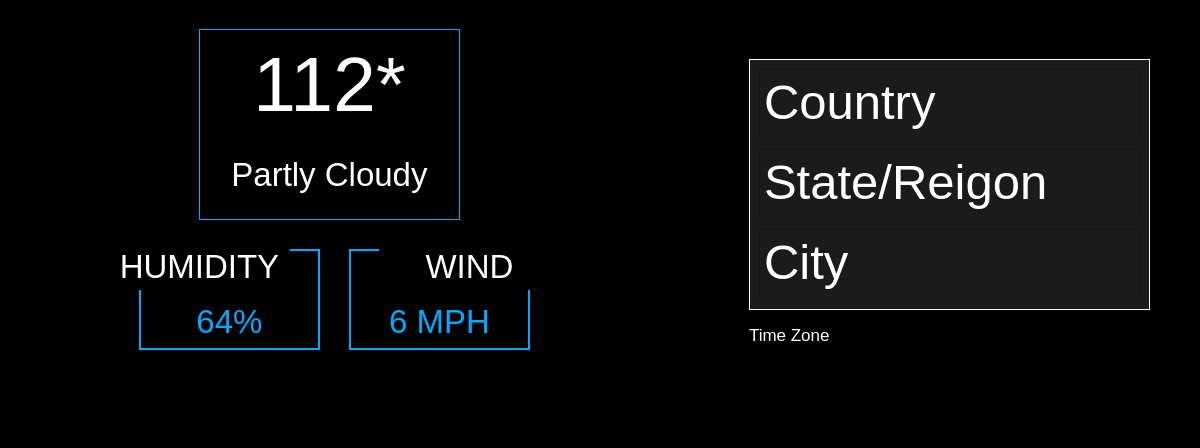
<?xml version="1.0" encoding="UTF-8"?>
<ui version="4.0">
 <class>MainWindow</class>
 <widget class="QMainWindow" name="MainWindow">
  <property name="geometry">
   <rect>
    <x>0</x>
    <y>0</y>
    <width>1200</width>
    <height>448</height>
   </rect>
  </property>
  <property name="windowTitle">
   <string>MainWindow</string>
  </property>
  <widget class="QWidget" name="centralwidget">
   <widget class="QFrame" name="mainFrame">
    <property name="geometry">
     <rect>
      <x>-1</x>
      <y>-1</y>
      <width>1201</width>
      <height>901</height>
     </rect>
    </property>
    <property name="styleSheet">
     <string notr="true">background-color: rgb(0, 0, 0);</string>
    </property>
    <property name="frameShape">
     <enum>QFrame::StyledPanel</enum>
    </property>
    <property name="frameShadow">
     <enum>QFrame::Raised</enum>
    </property>
    <widget class="QFrame" name="frame">
     <property name="geometry">
      <rect>
       <x>200</x>
       <y>30</y>
       <width>261</width>
       <height>191</height>
      </rect>
     </property>
     <property name="styleSheet">
      <string notr="true">color: rgb(0, 170, 255);</string>
     </property>
     <property name="frameShape">
      <enum>QFrame::Box</enum>
     </property>
     <property name="frameShadow">
      <enum>QFrame::Plain</enum>
     </property>
    </widget>
    <widget class="QLabel" name="humidity">
     <property name="geometry">
      <rect>
       <x>140</x>
       <y>250</y>
       <width>181</width>
       <height>101</height>
      </rect>
     </property>
     <property name="font">
      <font>
       <pointsize>25</pointsize>
      </font>
     </property>
     <property name="layoutDirection">
      <enum>Qt::LeftToRight</enum>
     </property>
     <property name="autoFillBackground">
      <bool>false</bool>
     </property>
     <property name="styleSheet">
      <string notr="true">color: rgb(0, 170, 255);</string>
     </property>
     <property name="frameShape">
      <enum>QFrame::Box</enum>
     </property>
     <property name="frameShadow">
      <enum>QFrame::Plain</enum>
     </property>
     <property name="lineWidth">
      <number>2</number>
     </property>
     <property name="text">
      <string>64%</string>
     </property>
     <property name="alignment">
      <set>Qt::AlignBottom|Qt::AlignHCenter</set>
     </property>
    </widget>
    <widget class="QLabel" name="humidity_label">
     <property name="geometry">
      <rect>
       <x>110</x>
       <y>240</y>
       <width>181</width>
       <height>51</height>
      </rect>
     </property>
     <property name="font">
      <font>
       <pointsize>25</pointsize>
      </font>
     </property>
     <property name="layoutDirection">
      <enum>Qt::LeftToRight</enum>
     </property>
     <property name="autoFillBackground">
      <bool>false</bool>
     </property>
     <property name="styleSheet">
      <string notr="true">color: rgb(255, 255, 255);</string>
     </property>
     <property name="frameShape">
      <enum>QFrame::StyledPanel</enum>
     </property>
     <property name="frameShadow">
      <enum>QFrame::Plain</enum>
     </property>
     <property name="lineWidth">
      <number>2</number>
     </property>
     <property name="text">
      <string>HUMIDITY</string>
     </property>
     <property name="alignment">
      <set>Qt::AlignHCenter|Qt::AlignTop</set>
     </property>
    </widget>
    <widget class="QLabel" name="wind_label">
     <property name="geometry">
      <rect>
       <x>380</x>
       <y>240</y>
       <width>181</width>
       <height>51</height>
      </rect>
     </property>
     <property name="font">
      <font>
       <pointsize>25</pointsize>
      </font>
     </property>
     <property name="layoutDirection">
      <enum>Qt::LeftToRight</enum>
     </property>
     <property name="autoFillBackground">
      <bool>false</bool>
     </property>
     <property name="styleSheet">
      <string notr="true">color: rgb(255, 255, 255);</string>
     </property>
     <property name="frameShape">
      <enum>QFrame::StyledPanel</enum>
     </property>
     <property name="frameShadow">
      <enum>QFrame::Plain</enum>
     </property>
     <property name="lineWidth">
      <number>2</number>
     </property>
     <property name="text">
      <string>WIND</string>
     </property>
     <property name="alignment">
      <set>Qt::AlignHCenter|Qt::AlignTop</set>
     </property>
    </widget>
    <widget class="QLabel" name="wind">
     <property name="geometry">
      <rect>
       <x>350</x>
       <y>250</y>
       <width>181</width>
       <height>101</height>
      </rect>
     </property>
     <property name="font">
      <font>
       <pointsize>25</pointsize>
      </font>
     </property>
     <property name="layoutDirection">
      <enum>Qt::LeftToRight</enum>
     </property>
     <property name="autoFillBackground">
      <bool>false</bool>
     </property>
     <property name="styleSheet">
      <string notr="true">color: rgb(0, 170, 255);
</string>
     </property>
     <property name="frameShape">
      <enum>QFrame::Box</enum>
     </property>
     <property name="frameShadow">
      <enum>QFrame::Plain</enum>
     </property>
     <property name="lineWidth">
      <number>2</number>
     </property>
     <property name="text">
      <string>6 MPH</string>
     </property>
     <property name="alignment">
      <set>Qt::AlignBottom|Qt::AlignHCenter</set>
     </property>
    </widget>
    <widget class="QLabel" name="temp">
     <property name="geometry">
      <rect>
       <x>240</x>
       <y>50</y>
       <width>181</width>
       <height>71</height>
      </rect>
     </property>
     <property name="font">
      <font>
       <pointsize>58</pointsize>
      </font>
     </property>
     <property name="styleSheet">
      <string notr="true">color: rgb(255, 255, 255);</string>
     </property>
     <property name="frameShape">
      <enum>QFrame::StyledPanel</enum>
     </property>
     <property name="text">
      <string>112*</string>
     </property>
     <property name="alignment">
      <set>Qt::AlignCenter</set>
     </property>
    </widget>
    <widget class="QLabel" name="condition">
     <property name="geometry">
      <rect>
       <x>210</x>
       <y>140</y>
       <width>241</width>
       <height>71</height>
      </rect>
     </property>
     <property name="font">
      <font>
       <pointsize>25</pointsize>
      </font>
     </property>
     <property name="layoutDirection">
      <enum>Qt::LeftToRight</enum>
     </property>
     <property name="autoFillBackground">
      <bool>false</bool>
     </property>
     <property name="styleSheet">
      <string notr="true">color: rgb(255, 255, 255);</string>
     </property>
     <property name="frameShape">
      <enum>QFrame::StyledPanel</enum>
     </property>
     <property name="frameShadow">
      <enum>QFrame::Plain</enum>
     </property>
     <property name="lineWidth">
      <number>2</number>
     </property>
     <property name="text">
      <string>Partly Cloudy</string>
     </property>
     <property name="alignment">
      <set>Qt::AlignCenter</set>
     </property>
    </widget>
    <widget class="QFrame" name="frame_3">
     <property name="geometry">
      <rect>
       <x>750</x>
       <y>60</y>
       <width>401</width>
       <height>251</height>
      </rect>
     </property>
     <property name="styleSheet">
      <string notr="true">background-color: rgb(27, 27, 27);
color: rgb(255, 255, 255);</string>
     </property>
     <property name="frameShape">
      <enum>QFrame::Box</enum>
     </property>
     <property name="frameShadow">
      <enum>QFrame::Plain</enum>
     </property>
     <property name="lineWidth">
      <number>1</number>
     </property>
     <widget class="QPlainTextEdit" name="country_edit">
      <property name="geometry">
       <rect>
        <x>10</x>
        <y>10</y>
        <width>381</width>
        <height>71</height>
       </rect>
      </property>
      <property name="font">
       <font>
        <pointsize>37</pointsize>
       </font>
      </property>
      <property name="styleSheet">
       <string notr="true">color: rgb(255, 255, 255);</string>
      </property>
      <property name="verticalScrollBarPolicy">
       <enum>Qt::ScrollBarAlwaysOff</enum>
      </property>
      <property name="horizontalScrollBarPolicy">
       <enum>Qt::ScrollBarAsNeeded</enum>
      </property>
      <property name="plainText">
       <string>Country</string>
      </property>
      <property name="backgroundVisible">
       <bool>false</bool>
      </property>
      <property name="placeholderText">
       <string>Country</string>
      </property>
     </widget>
     <widget class="QPlainTextEdit" name="state_edit">
      <property name="geometry">
       <rect>
        <x>10</x>
        <y>90</y>
        <width>381</width>
        <height>71</height>
       </rect>
      </property>
      <property name="font">
       <font>
        <pointsize>37</pointsize>
       </font>
      </property>
      <property name="plainText">
       <string>State/Reigon</string>
      </property>
     </widget>
     <widget class="QPlainTextEdit" name="city_edit">
      <property name="geometry">
       <rect>
        <x>10</x>
        <y>170</y>
        <width>381</width>
        <height>71</height>
       </rect>
      </property>
      <property name="font">
       <font>
        <pointsize>37</pointsize>
       </font>
      </property>
      <property name="plainText">
       <string>City</string>
      </property>
     </widget>
    </widget>
    <widget class="QTextBrowser" name="img">
     <property name="geometry">
      <rect>
       <x>470</x>
       <y>30</y>
       <width>71</width>
       <height>71</height>
      </rect>
     </property>
     <property name="font">
      <font>
       <pointsize>8</pointsize>
       <weight>50</weight>
       <bold>false</bold>
      </font>
     </property>
     <property name="layoutDirection">
      <enum>Qt::LeftToRight</enum>
     </property>
     <property name="frameShape">
      <enum>QFrame::NoFrame</enum>
     </property>
     <property name="verticalScrollBarPolicy">
      <enum>Qt::ScrollBarAlwaysOff</enum>
     </property>
     <property name="horizontalScrollBarPolicy">
      <enum>Qt::ScrollBarAlwaysOff</enum>
     </property>
     <property name="html">
      <string>&lt;!DOCTYPE HTML PUBLIC &quot;-//W3C//DTD HTML 4.0//EN&quot; &quot;http://www.w3.org/TR/REC-html40/strict.dtd&quot;&gt;
&lt;html&gt;&lt;head&gt;&lt;meta name=&quot;qrichtext&quot; content=&quot;1&quot; /&gt;&lt;style type=&quot;text/css&quot;&gt;
p, li { white-space: pre-wrap; }
&lt;/style&gt;&lt;/head&gt;&lt;body style=&quot; font-family:'MS Shell Dlg 2'; font-size:8pt; font-weight:400; font-style:normal;&quot;&gt;
&lt;p style=&quot; margin-top:0px; margin-bottom:0px; margin-left:0px; margin-right:0px; -qt-block-indent:0; text-indent:0px;&quot;&gt;&lt;img src=&quot;:/img/weather/64x64/day/113.png&quot; /&gt;&lt;/p&gt;&lt;/body&gt;&lt;/html&gt;</string>
     </property>
    </widget>
    <widget class="QLabel" name="label">
     <property name="geometry">
      <rect>
       <x>750</x>
       <y>320</y>
       <width>401</width>
       <height>31</height>
      </rect>
     </property>
     <property name="font">
      <font>
       <pointsize>13</pointsize>
      </font>
     </property>
     <property name="styleSheet">
      <string notr="true">color: rgb(255, 255, 255);</string>
     </property>
     <property name="text">
      <string>Time Zone</string>
     </property>
    </widget>
    <widget class="QTextBrowser" name="img_2">
     <property name="geometry">
      <rect>
       <x>120</x>
       <y>30</y>
       <width>71</width>
       <height>71</height>
      </rect>
     </property>
     <property name="font">
      <font>
       <pointsize>8</pointsize>
       <weight>50</weight>
       <bold>false</bold>
      </font>
     </property>
     <property name="layoutDirection">
      <enum>Qt::LeftToRight</enum>
     </property>
     <property name="frameShape">
      <enum>QFrame::NoFrame</enum>
     </property>
     <property name="verticalScrollBarPolicy">
      <enum>Qt::ScrollBarAlwaysOff</enum>
     </property>
     <property name="horizontalScrollBarPolicy">
      <enum>Qt::ScrollBarAlwaysOff</enum>
     </property>
     <property name="html">
      <string>&lt;!DOCTYPE HTML PUBLIC &quot;-//W3C//DTD HTML 4.0//EN&quot; &quot;http://www.w3.org/TR/REC-html40/strict.dtd&quot;&gt;
&lt;html&gt;&lt;head&gt;&lt;meta name=&quot;qrichtext&quot; content=&quot;1&quot; /&gt;&lt;style type=&quot;text/css&quot;&gt;
p, li { white-space: pre-wrap; }
&lt;/style&gt;&lt;/head&gt;&lt;body style=&quot; font-family:'MS Shell Dlg 2'; font-size:8pt; font-weight:400; font-style:normal;&quot;&gt;
&lt;p style=&quot; margin-top:0px; margin-bottom:0px; margin-left:0px; margin-right:0px; -qt-block-indent:0; text-indent:0px;&quot;&gt;&lt;img src=&quot;:/img/weather/64x64/day/113.png&quot; /&gt;&lt;/p&gt;&lt;/body&gt;&lt;/html&gt;</string>
     </property>
    </widget>
    <zorder>wind</zorder>
    <zorder>frame</zorder>
    <zorder>humidity</zorder>
    <zorder>humidity_label</zorder>
    <zorder>wind_label</zorder>
    <zorder>temp</zorder>
    <zorder>condition</zorder>
    <zorder>frame_3</zorder>
    <zorder>img</zorder>
    <zorder>label</zorder>
    <zorder>img_2</zorder>
   </widget>
  </widget>
 </widget>
 <resources>
  <include location="../../Downloads/main resource.qrc"/>
 </resources>
 <connections/>
</ui>
